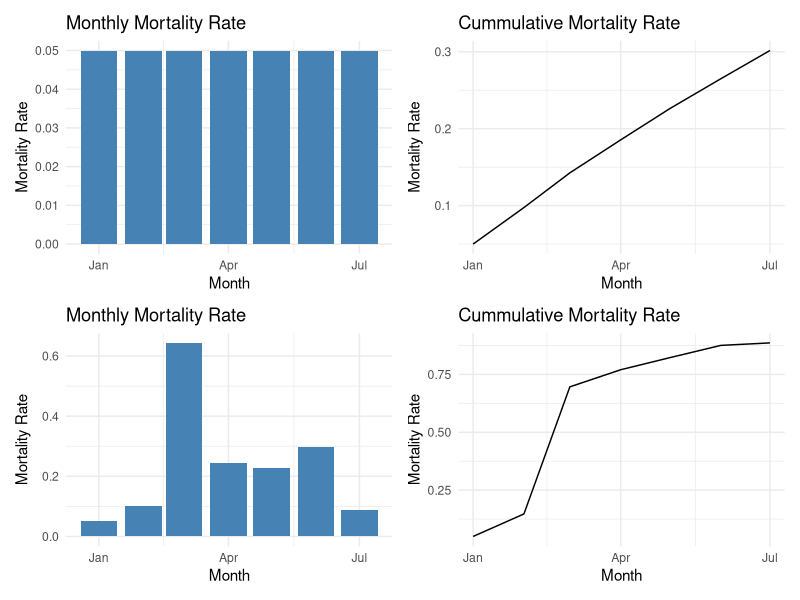

Recreate this plot in R.
# The code below has dummy data and functions to calculate mortality.
# We also provide a calculator in Excel for people to use with their own data.
# The calculator itself is not part of the app because we don't want to
# handle company or farm level data in the app and potentially run into legal
# or security issues.
library(ggplot2)
library(tibble)
library(patchwork)

dat_1 <- tibble::tribble(
  ~month    , ~beginning_count , ~end_count , ~dead_count ,
  "2025-01-01" , 1000L            , 950L       , 50L         ,
  "2025-02-01" , 1000L            , 950L       , 50L         ,
  "2025-03-01" , 1000L            , 950L       , 50L         ,
  "2025-04-01" , 1000L            , 950L       , 50L         ,
  "2025-05-01" , 1000L            , 950L       , 50L         ,
  "2025-06-01" , 1000L            , 950L       , 50L         ,
  "2025-07-01" , 1000L            , 950L       , 50L
)

dat_2 <- tibble::tribble(
  ~month    , ~beginning_count , ~end_count , ~dead_count ,
  "2025-01-01" , 1000L            ,  950L      ,  50L        ,
  "2025-02-01" , 1100L            ,  750L      , 100L        ,
  "2025-03-01" ,  900L            ,  650L      , 800L        ,
  "2025-04-01" , 1200L            ,  950L      , 300L        ,
  "2025-05-01" , 1000L            ,  550L      , 200L        ,
  "2025-06-01" ,  600L            ,  250L      , 150L        ,
  "2025-07-01" , 1500L            , 1150L      , 120L
)

calculate_mortality <- function(dat){
  
  dat$month <- as.Date(dat$month)
  dat$ar_count <- (dat$beginning_count + dat$end_count) / 2
  dat$mort_rate <- dat$dead_count / dat$ar_count
  dat$mort_risk <- 1 - exp(-dat$mort_rate)
  dat$cum_risks <- 1 - exp(-cumsum(-log(1 - dat$mort_risk)))
  
  dat

}

plot_monthly_mortality <- function(dat){
  ggplot(dat) +
    aes(x = month, y = mort_risk) +
    geom_bar(stat = "identity", fill = "steelblue") +
    labs(title = "Monthly Mortality Rate",
         x = "Month",
         y = "Mortality Rate") +
    theme_minimal()
  
}

plot_cummulative_mortality <- function(dat){
  ggplot(dat) +
    aes(x = month, y = cum_risks) +
    geom_line() +
    labs(title = "Cummulative Mortality Rate",
         x = "Month",
         y = "Mortality Rate") +
    theme_minimal()
}


p1 <- calculate_mortality(dat_1) |> plot_monthly_mortality()
p2 <- calculate_mortality(dat_1) |> plot_cummulative_mortality()
p3 <- calculate_mortality(dat_2) |> plot_monthly_mortality()
p4 <- calculate_mortality(dat_2) |> plot_cummulative_mortality()

p1 + p2 + p3 + p4
